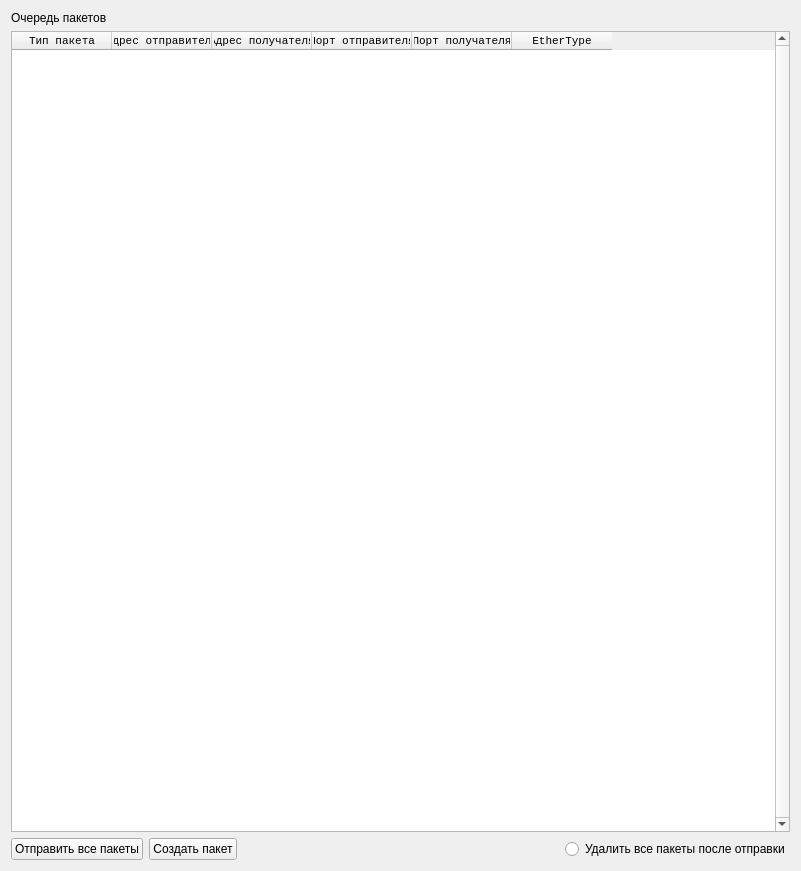
   <widget class="QWidget" name="layoutWidget">
    <property name="geometry">
     <rect>
      <x>10</x>
      <y>8</y>
      <width>801</width>
      <height>871</height>
     </rect>
    </property>
    <layout class="QVBoxLayout" name="verticalLayout_Queue">
     <item>
      <widget class="QLabel" name="label_10">
       <property name="text">
        <string>Очередь пакетов</string>
       </property>
      </widget>
     </item>
     <item>
      <widget class="QTableWidget" name="tableWidget_PacketsQueue">
       <property name="minimumSize">
        <size>
         <width>0</width>
         <height>0</height>
        </size>
       </property>
       <property name="font">
        <font>
         <family>Courier New</family>
         <pointsize>8</pointsize>
        </font>
       </property>
       <property name="verticalScrollBarPolicy">
        <enum>Qt::ScrollBarAlwaysOn</enum>
       </property>
       <property name="editTriggers">
        <set>QAbstractItemView::NoEditTriggers</set>
       </property>
       <property name="tabKeyNavigation">
        <bool>false</bool>
       </property>
       <property name="selectionBehavior">
        <enum>QAbstractItemView::SelectRows</enum>
       </property>
       <attribute name="horizontalHeaderStretchLastSection">
        <bool>false</bool>
       </attribute>
       <column>
        <property name="text">
         <string>Тип пакета</string>
        </property>
       </column>
       <column>
        <property name="text">
         <string>Адрес отправителя</string>
        </property>
       </column>
       <column>
        <property name="text">
         <string>Адрес получателя</string>
        </property>
       </column>
       <column>
        <property name="text">
         <string>Порт отправителя</string>
        </property>
       </column>
       <column>
        <property name="text">
         <string>Порт получателя</string>
        </property>
       </column>
       <column>
        <property name="text">
         <string>EtherType</string>
        </property>
       </column>
      </widget>
     </item>
     <item>
      <layout class="QHBoxLayout" name="horizontalLayout_BottomButtons">
       <item>
        <widget class="QPushButton" name="pushButton_sendAll">
         <property name="text">
          <string>Отправить все пакеты</string>
         </property>
        </widget>
       </item>
       <item>
        <widget class="QPushButton" name="pushButton_addPacket">
         <property name="sizePolicy">
          <sizepolicy hsizetype="Minimum" vsizetype="Fixed">
           <horstretch>0</horstretch>
           <verstretch>0</verstretch>
          </sizepolicy>
         </property>
         <property name="minimumSize">
          <size>
           <width>0</width>
           <height>0</height>
          </size>
         </property>
         <property name="text">
          <string>Создать пакет</string>
         </property>
        </widget>
       </item>
       <item>
        <spacer name="horizontalSpacer">
         <property name="orientation">
          <enum>Qt::Horizontal</enum>
         </property>
         <property name="sizeHint" stdset="0">
          <size>
           <width>40</width>
           <height>20</height>
          </size>
         </property>
        </spacer>
       </item>
       <item>
        <widget class="QRadioButton" name="radioButton_ifDeleteAll">
         <property name="text">
          <string>Удалить все пакеты после отправки</string>
         </property>
        </widget>
       </item>
      </layout>
     </item>
    </layout>
   </widget>
